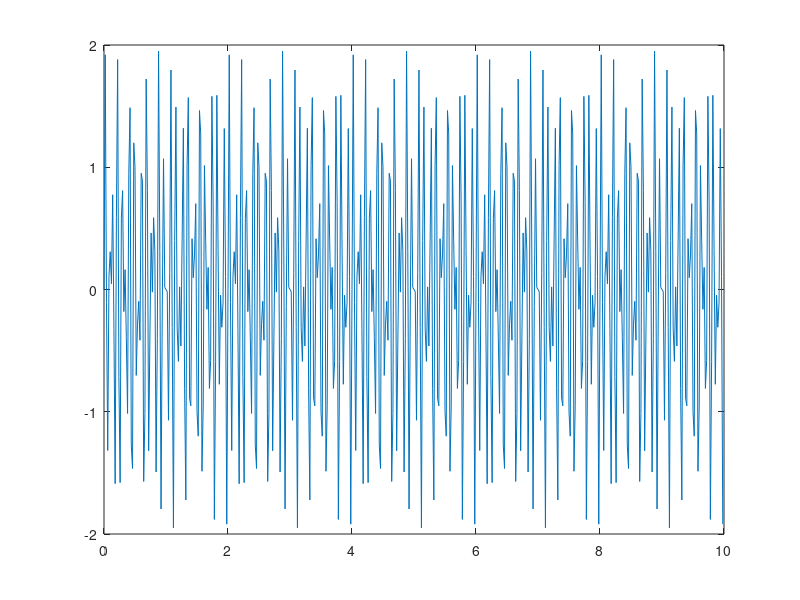
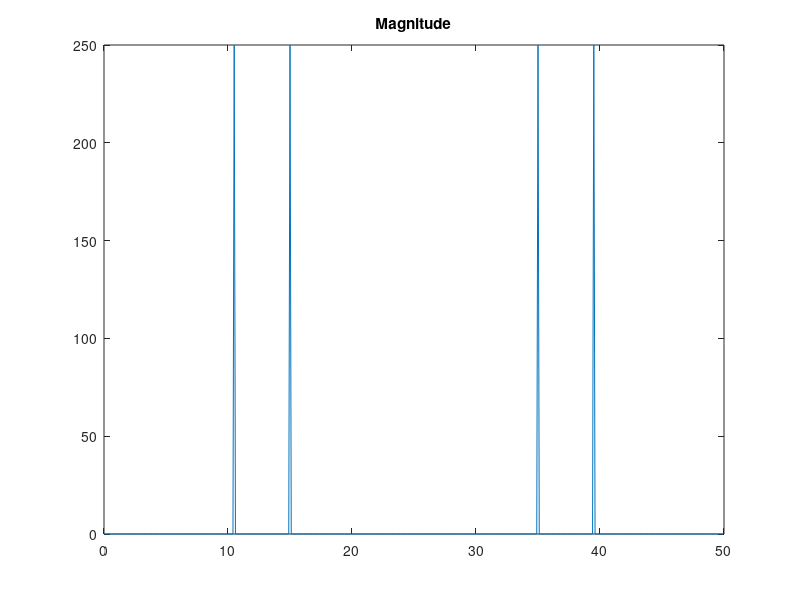

These figures' MATLAB source, in order:
clc
clear all

t = 0:1/50:10-1/50;
x = sin(2*pi*10.5*t) + sin(2*pi*15*t);

samples=length(x) ;
sampleTime=10;
sampleFrequency=samples/sampleTime;

plot(t,x)

y = fft(x);
m = abs(y);

f = (0:length(y)-1)/sampleTime;
figure
plot(f,m)
title('Magnitude')

